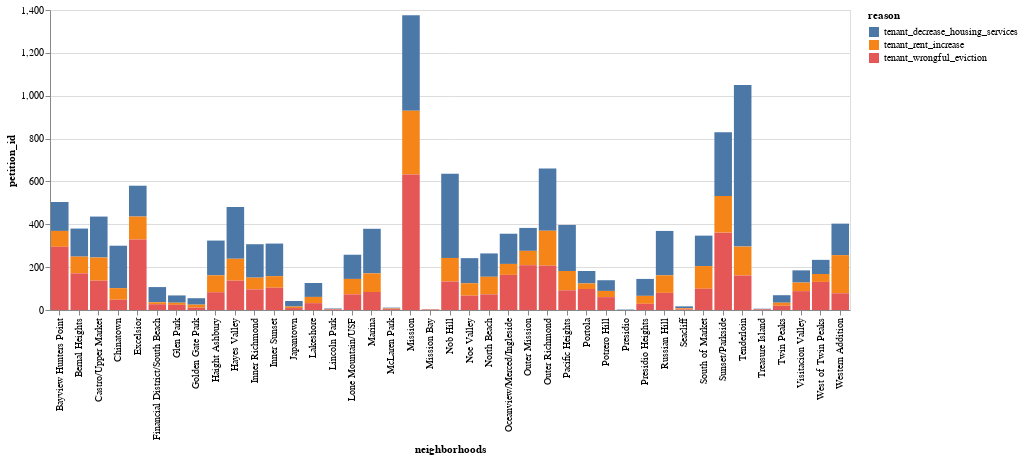

Source (notebook cell):
### Code cell
alt.Chart(most_pop_by_neighborhood).mark_bar().encode(
    x='neighborhoods',
    y='petition_id',
    color='reason'
).properties(
    width=800,
    height=300
)

#and others that are labeled as other

### Figure 1 — Vega-Lite specification as saved in the notebook (floating-point values rounded to 4 significant figures)
{"config": {"view": {"continuousWidth": 400, "continuousHeight": 300}}, "data": {"name": "data-9b42f2f842dae1e6eca8319e72310726"}, "mark": "bar", "encoding": {"color": {"field": "reason", "type": "nominal"}, "x": {"field": "neighborhoods", "type": "nominal"}, "y": {"field": "petition_id", "type": "quantitative"}}, "height": 300, "width": 800, "$schema": "https://vega.github.io/schema/vega-lite/v4.17.0.json", "datasets": {"data-9b42f2f842dae1e6eca8319e72310726": [{"reason": "tenant_decrease_housing_services", "neighborhoods": "Bayview Hunters Point", "petition_id": 135}, {"reason": "tenant_decrease_housing_services", "neighborhoods": "Bernal Heights", "petition_id": 131}, {"reason": "tenant_decrease_housing_services", "neighborhoods": "Castro/Upper Market", "petition_id": 191}, {"reason": "tenant_decrease_housing_services", "neighborhoods": "Chinatown", "petition_id": 198}, {"reason": "tenant_decrease_housing_services", "neighborhoods": "Excelsior", "petition_id": 144}, {"reason": "tenant_decrease_housing_services", "neighborhoods": "Financial District/South Beach", "petition_id": 71}, {"reason": "tenant_decrease_housing_services", "neighborhoods": "Glen Park", "petition_id": 34}, {"reason": "tenant_decrease_housing_services", "neighborhoods": "Golden Gate Park", "petition_id": 30}, {"reason": "tenant_decrease_housing_services", "neighborhoods": "Haight Ashbury", "petition_id": 162}, {"reason": "tenant_decrease_housing_services", "neighborhoods": "Hayes Valley", "petition_id": 242}, {"reason": "tenant_decrease_housing_services", "neighborhoods": "Inner Richmond", "petition_id": 156}, {"reason": "tenant_decrease_housing_services", "neighborhoods": "Inner Sunset", "petition_id": 152}, {"reason": "tenant_decrease_housing_services", "neighborhoods": "Japantown", "petition_id": 26}, {"reason": "tenant_decrease_housing_services", "neighborhoods": "Lakeshore", "petition_id": 65}, {"reason": "tenant_decrease_housing_services", "neighborhoods": "Lincoln Park", "petition_id": 3}, {"reason": "tenant_decrease_housing_services", "neighborhoods": "Lone Mountain/USF", "petition_id": 113}, {"reason": "tenant_decrease_housing_services", "neighborhoods": "Marina", "petition_id": 208}, {"reason": "tenant_decrease_housing_services", "neighborhoods": "McLaren Park", "petition_id": 4}, {"reason": "tenant_decrease_housing_services", "neighborhoods": "Mission", "petition_id": 445}, {"reason": "tenant_decrease_housing_services", "neighborhoods": "Mission Bay", "petition_id": 1}, {"reason": "tenant_decrease_housing_services", "neighborhoods": "Nob Hill", "petition_id": 393}, {"reason": "tenant_decrease_housing_services", "neighborhoods": "Noe Valley", "petition_id": 117}, {"reason": "tenant_decrease_housing_services", "neighborhoods": "North Beach", "petition_id": 109}, {"reason": "tenant_decrease_housing_services", "neighborhoods": "Oceanview/Merced/Ingleside", "petition_id": 141}, {"reason": "tenant_decrease_housing_services", "neighborhoods": "Outer Mission", "petition_id": 107}, {"reason": "tenant_decrease_housing_services", "neighborhoods": "Outer Richmond", "petition_id": 290}, {"reason": "tenant_decrease_housing_services", "neighborhoods": "Pacific Heights", "petition_id": 215}, {"reason": "tenant_decrease_housing_services", "neighborhoods": "Portola", "petition_id": 58}, {"reason": "tenant_decrease_housing_services", "neighborhoods": "Potrero Hill", "petition_id": 50}, {"reason": "tenant_decrease_housing_services", "neighborhoods": "Presidio", "petition_id": 2}, {"reason": "tenant_decrease_housing_services", "neighborhoods": "Presidio Heights", "petition_id": 79}, {"reason": "tenant_decrease_housing_services", "neighborhoods": "Russian Hill", "petition_id": 207}, {"reason": "tenant_decrease_housing_services", "neighborhoods": "Seacliff", "petition_id": 9}, {"reason": "tenant_decrease_housing_services", "neighborhoods": "South of Market", "petition_id": 142}, {"reason": "tenant_decrease_housing_services", "neighborhoods": "Sunset/Parkside", "petition_id": 297}, {"reason": "tenant_decrease_housing_services", "neighborhoods": "Tenderloin", "petition_id": 754}, {"reason": "tenant_decrease_housing_services", "neighborhoods": "Treasure Island", "petition_id": 3}, {"reason": "tenant_decrease_housing_services", "neighborhoods": "Twin Peaks", "petition_id": 35}, {"reason": "tenant_decrease_housing_services", "neighborhoods": "Visitacion Valley", "petition_id": 57}, {"reason": "tenant_decrease_housing_services", "neighborhoods": "West of Twin Peaks", "petition_id": 66}, {"reason": "tenant_decrease_housing_services", "neighborhoods": "Western Addition", "petition_id": 147}, {"reason": "tenant_rent_increase", "neighborhoods": "Bayview Hunters Point", "petition_id": 74}, {"reason": "tenant_rent_increase", "neighborhoods": "Bernal Heights", "petition_id": 78}, {"reason": "tenant_rent_increase", "neighborhoods": "Castro/Upper Market", "petition_id": 108}, {"reason": "tenant_rent_increase", "neighborhoods": "Chinatown", "petition_id": 54}, {"reason": "tenant_rent_increase", "neighborhoods": "Excelsior", "petition_id": 107}, {"reason": "tenant_rent_increase", "neighborhoods": "Financial District/South Beach", "petition_id": 9}, {"reason": "tenant_rent_increase", "neighborhoods": "Glen Park", "petition_id": 10}, {"reason": "tenant_rent_increase", "neighborhoods": "Golden Gate Park", "petition_id": 14}, {"reason": "tenant_rent_increase", "neighborhoods": "Haight Ashbury", "petition_id": 79}, {"reason": "tenant_rent_increase", "neighborhoods": "Hayes Valley", "petition_id": 102}, {"reason": "tenant_rent_increase", "neighborhoods": "Inner Richmond", "petition_id": 55}, {"reason": "tenant_rent_increase", "neighborhoods": "Inner Sunset", "petition_id": 54}, {"reason": "tenant_rent_increase", "neighborhoods": "Japantown", "petition_id": 7}, {"reason": "tenant_rent_increase", "neighborhoods": "Lakeshore", "petition_id": 29}, {"reason": "tenant_rent_increase", "neighborhoods": "Lincoln Park", "petition_id": 1}, {"reason": "tenant_rent_increase", "neighborhoods": "Lone Mountain/USF", "petition_id": 72}, {"reason": "tenant_rent_increase", "neighborhoods": "Marina", "petition_id": 87}, {"reason": "tenant_rent_increase", "neighborhoods": "McLaren Park", "petition_id": 3}, {"reason": "tenant_rent_increase", "neighborhoods": "Mission", "petition_id": 298}, {"reason": "tenant_rent_increase", "neighborhoods": "Mission Bay", "petition_id": 1}, {"reason": "tenant_rent_increase", "neighborhoods": "Nob Hill", "petition_id": 110}, {"reason": "tenant_rent_increase", "neighborhoods": "Noe Valley", "petition_id": 58}, {"reason": "tenant_rent_increase", "neighborhoods": "North Beach", "petition_id": 82}, {"reason": "tenant_rent_increase", "neighborhoods": "Oceanview/Merced/Ingleside", "petition_id": 51}, {"reason": "tenant_rent_increase", "neighborhoods": "Outer Mission", "petition_id": 67}, {"reason": "tenant_rent_increase", "neighborhoods": "Outer Richmond", "petition_id": 163}, {"reason": "tenant_rent_increase", "neighborhoods": "Pacific Heights", "petition_id": 90}, {"reason": "tenant_rent_increase", "neighborhoods": "Portola", "petition_id": 26}, {"reason": "tenant_rent_increase", "neighborhoods": "Potrero Hill", "petition_id": 29}, {"reason": "tenant_rent_increase", "neighborhoods": "Presidio Heights", "petition_id": 37}, {"reason": "tenant_rent_increase", "neighborhoods": "Russian Hill", "petition_id": 82}, {"reason": "tenant_rent_increase", "neighborhoods": "Seacliff", "petition_id": 5}, {"reason": "tenant_rent_increase", "neighborhoods": "South of Market", "petition_id": 106}, {"reason": "tenant_rent_increase", "neighborhoods": "Sunset/Parkside", "petition_id": 171}, {"reason": "tenant_rent_increase", "neighborhoods": "Tenderloin", "petition_id": 135}, {"reason": "tenant_rent_increase", "neighborhoods": "Twin Peaks", "petition_id": 14}, {"reason": "tenant_rent_increase", "neighborhoods": "Visitacion Valley", "petition_id": 40}, {"reason": "tenant_rent_increase", "neighborhoods": "West of Twin Peaks", "petition_id": 37}, {"reason": "tenant_rent_increase", "neighborhoods": "Western Addition", "petition_id": 178}, {"reason": "tenant_wrongful_eviction", "neighborhoods": "Bayview Hunters Point", "petition_id": 295}, {"reason": "tenant_wrongful_eviction", "neighborhoods": "Bernal Heights", "petition_id": 171}, {"reason": "tenant_wrongful_eviction", "neighborhoods": "Castro/Upper Market", "petition_id": 137}, {"reason": "tenant_wrongful_eviction", "neighborhoods": "Chinatown", "petition_id": 48}, {"reason": "tenant_wrongful_eviction", "neighborhoods": "Excelsior", "petition_id": 329}, {"reason": "tenant_wrongful_eviction", "neighborhoods": "Financial District/South Beach", "petition_id": 27}, {"reason": "tenant_wrongful_eviction", "neighborhoods": "Glen Park", "petition_id": 24}, {"reason": "tenant_wrongful_eviction", "neighborhoods": "Golden Gate Park", "petition_id": 11}, {"reason": "tenant_wrongful_eviction", "neighborhoods": "Haight Ashbury", "petition_id": 83}, {"reason": "tenant_wrongful_eviction", "neighborhoods": "Hayes Valley", "petition_id": 137}, {"reason": "tenant_wrongful_eviction", "neighborhoods": "Inner Richmond", "petition_id": 96}, {"reason": "tenant_wrongful_eviction", "neighborhoods": "Inner Sunset", "petition_id": 104}, {"reason": "tenant_wrongful_eviction", "neighborhoods": "Japantown", "petition_id": 9}, {"reason": "tenant_wrongful_eviction", "neighborhoods": "Lakeshore", "petition_id": 32}, {"reason": "tenant_wrongful_eviction", "neighborhoods": "Lincoln Park", "petition_id": 3}, {"reason": "tenant_wrongful_eviction", "neighborhoods": "Lone Mountain/USF", "petition_id": 73}, {"reason": "tenant_wrongful_eviction", "neighborhoods": "Marina", "petition_id": 84}, {"reason": "tenant_wrongful_eviction", "neighborhoods": "McLaren Park", "petition_id": 4}, {"reason": "tenant_wrongful_eviction", "neighborhoods": "Mission", "petition_id": 632}, {"reason": "tenant_wrongful_eviction", "neighborhoods": "Mission Bay", "petition_id": 2}, {"reason": "tenant_wrongful_eviction", "neighborhoods": "Nob Hill", "petition_id": 133}, {"reason": "tenant_wrongful_eviction", "neighborhoods": "Noe Valley", "petition_id": 67}, {"reason": "tenant_wrongful_eviction", "neighborhoods": "North Beach", "petition_id": 73}, {"reason": "tenant_wrongful_eviction", "neighborhoods": "Oceanview/Merced/Ingleside", "petition_id": 164}, {"reason": "tenant_wrongful_eviction", "neighborhoods": "Outer Mission", "petition_id": 209}, {"reason": "tenant_wrongful_eviction", "neighborhoods": "Outer Richmond", "petition_id": 207}, {"reason": "tenant_wrongful_eviction", "neighborhoods": "Pacific Heights", "petition_id": 92}, {"reason": "tenant_wrongful_eviction", "neighborhoods": "Portola", "petition_id": 98}, {"reason": "tenant_wrongful_eviction", "neighborhoods": "Potrero Hill", "petition_id": 60}, {"reason": "tenant_wrongful_eviction", "neighborhoods": "Presidio Heights", "petition_id": 29}, {"reason": "tenant_wrongful_eviction", "neighborhoods": "Russian Hill", "petition_id": 80}, {"reason": "tenant_wrongful_eviction", "neighborhoods": "Seacliff", "petition_id": 3}, {"reason": "tenant_wrongful_eviction", "neighborhoods": "South of Market", "petition_id": 99}, {"reason": "tenant_wrongful_eviction", "neighborhoods": "Sunset/Parkside", "petition_id": 361}, {"reason": "tenant_wrongful_eviction", "neighborhoods": "Tenderloin", "petition_id": 161}, {"reason": "tenant_wrongful_eviction", "neighborhoods": "Treasure Island", "petition_id": 3}, {"reason": "tenant_wrongful_eviction", "neighborhoods": "Twin Peaks", "petition_id": 20}, {"reason": "tenant_wrongful_eviction", "neighborhoods": "Visitacion Valley", "petition_id": 88}, {"reason": "tenant_wrongful_eviction", "neighborhoods": "West of Twin Peaks", "petition_id": 131}, {"reason": "tenant_wrongful_eviction", "neighborhoods": "Western Addition", "petition_id": 78}]}}
